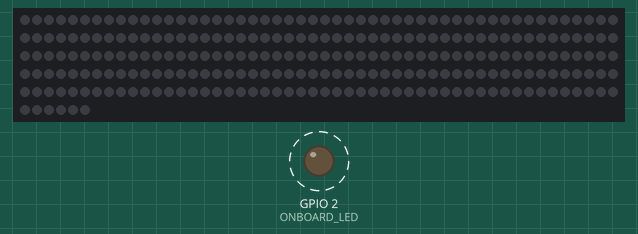
Bench run of a sketch on a simulated ESP8266 (NodeMCU). On the bench: 256 RGB LEDs in strip order, left to right, continuing on the next row, output pins drawn as LEDs (lit = HIGH). Dashed ring = blinking. WiFi joins after 1.5 s; servers stay silent unless stated; what the sketch prints to the serial monitor is not drawn.

Above: at 0.12 s.
Timing chart, 0 to 3.0 s (numbered marks = the images above):
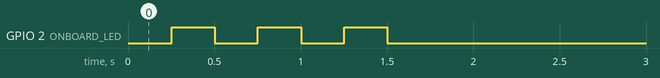

The sketch:

ledpanel.ino
```cpp
#include <ESP8266WiFi.h>
#include <ESP8266HTTPClient.h>
#include <FastLED.h>
#include <ArduinoJson.h>


// HARDWARE CONNECTION
const int ONBOARD_LED = 2;
const int DOUT = 6;
const int NUM_LEDS = 256;
CRGB leds[NUM_LEDS];

// Internet settings
const char* DEFAULT_SSID = "";
const char* DEFAULT_PW = "";
DynamicJsonDocument doc(2048);

// state constants
const int INIT = 0;
const int CONNECTED = 1;

int red = 0;
int redDir = 1;
int green = 1;
int greenDir = 1;
int blue = 0;
int blueDir = 1;
const int CAP = 10;

char packetBuffer[255]; //buffer to hold incoming packet
int networkState = INIT;

void setup() {
  pinMode(ONBOARD_LED, OUTPUT);
  FastLED.addLeds<WS2812, DOUT, GRB>(leds, NUM_LEDS);

  Serial.begin(115200);
  while(!Serial);
}

void loop() {
  if (networkState == INIT) {
    initSequence();
  } else if (networkState == CONNECTED) {
    controlSequence();
  }
}

void initSequence() {
  connect();
}

// TODO: exit condition
void connect() {
  WiFi.begin(DEFAULT_SSID, DEFAULT_PW);
  while (WiFi.status() != WL_CONNECTED) {
    delay(250);
    digitalWrite(ONBOARD_LED, true);
    delay(250);
    digitalWrite(ONBOARD_LED, false);
    Serial.print(".");
    //TODO: some exit condition (timeout?)
  }
  networkState = CONNECTED;
}

void controlSequence() {
  delay(500);
  digitalWrite(ONBOARD_LED, false);
//  Serial.print(red);
//  Serial.print(green);
//  Serial.print(blue);
//  Serial.println("");
  for (int curr = 0; curr < NUM_LEDS; curr += 1) {
    leds[curr] = CRGB(0, 0, 0);
  }
  FastLED.show();
  fetchHttp();
}

void fetchHttp() {
   if (WiFi.status() == WL_CONNECTED) { //Check WiFi connection status

    HTTPClient http;  //Declare an object of class HTTPClient

    http.begin("http://jsonplaceholder.typicode.com/users/1");  //Specify request destination
    int httpCode = http.GET();                                                                  //Send the request

    if (httpCode > 0) { //Check the returning code

      String payload = http.getString();   //Get the request response payload
      Serial.println(payload);                     //Print the response payload

      // deserialise json objecto for use
      JsonObject root = doc.as<JsonObject>();
      deserializeJson(doc, payload);

      // Fetch values.
      //
      // Most of the time, you can rely on the implicit casts.
      // In other case, you can do root["time"].as<long>();
      const char* sensor = root["username"];
      Serial.println(sensor);

    }

    http.end();   //Close connection

  }
}
```

Measured:
- by itself, GPIO 2 (ONBOARD_LED): alternates HIGH for 0.25 s and LOW for 0.25 s, 6 changes in all, then stays LOW
